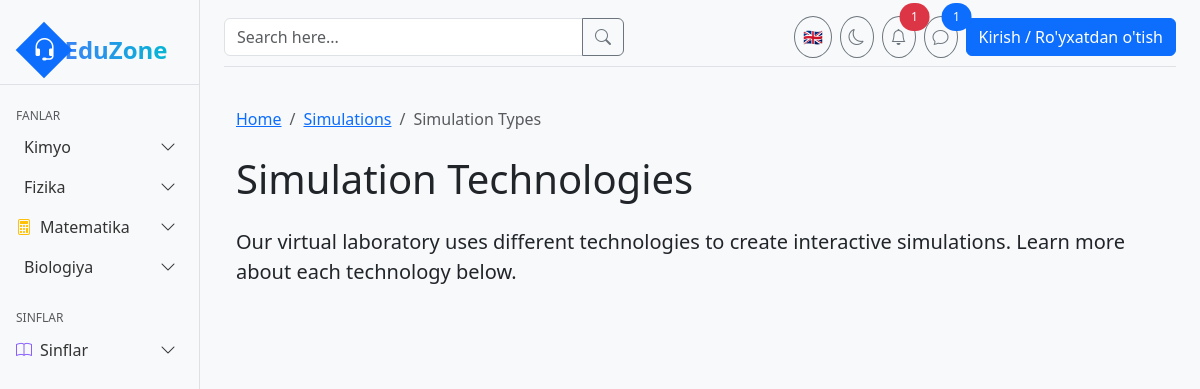
The app's page /api/simlab/types/, older data.
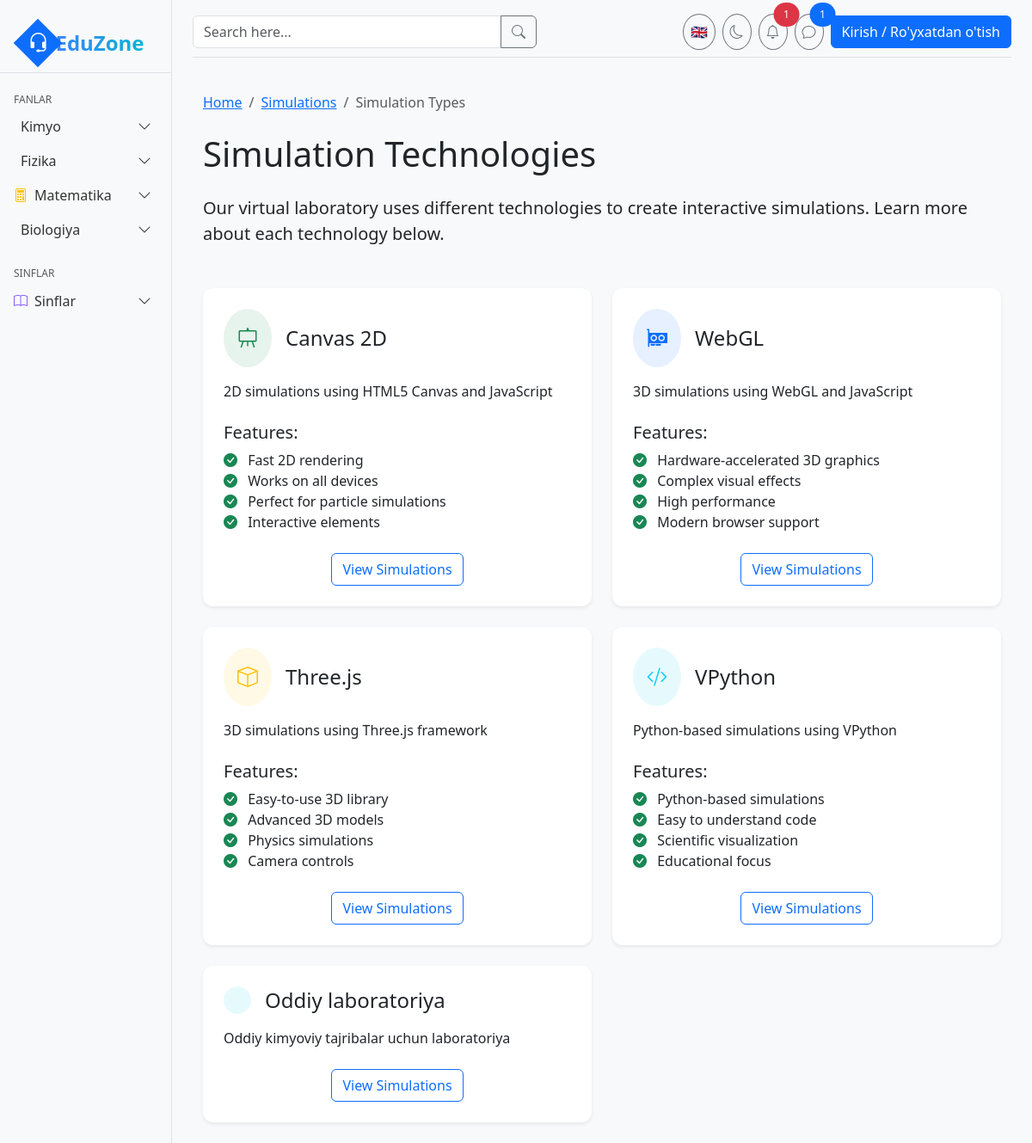
The same page, newer data.
### simlab/models.py (models this page shows, shortened)
class SimulationType(models.Model):
    name = models.CharField(max_length=100)
    slug = models.SlugField(unique=True)
    description = models.TextField(blank=True)
    icon = models.CharField(max_length=50, default="code")

### simlab/views.py (the view)
# urls.py: path('types/', views.simulation_types, name='types'),
def simulation_types(request):
    simulation_types = SimulationType.objects.all()
    return render(request, 'simlab/types.html', {
        'simulation_types': simulation_types,
    })

### templates/simlab/types.html (shortened to what this page needs)
{% extends 'base.html' %}
{% load static %}
{% block content %}
<div class="container-fluid py-4">
    <nav aria-label="breadcrumb" class="mb-4">
        <ol class="breadcrumb">
            <li class="breadcrumb-item"><a href="{% url 'home' %}">Home</a></li>
            <li class="breadcrumb-item"><a href="{% url 'simlab:home' %}">Simulations</a></li>
            <li class="breadcrumb-item active" aria-current="page">Simulation Types</li>
        </ol>
    </nav>
    <h1 class="mb-4">Simulation Technologies</h1>
    <p class="lead mb-5">Our virtual laboratory uses different technologies to create interactive simulations. Learn more about each technology below.</p>
    <div class="row g-4">
        {% for sim_type in simulation_types %}
        <div class="col-md-6">
            <div class="card h-100 border-0 shadow-sm">
                <div class="card-body p-4">
                    <div class="d-flex align-items-center mb-3">
                        <div class="rounded-circle p-3 me-3
                            {% if sim_type.slug == 'canvas-2d' %}bg-success bg-opacity-10
                            {% elif sim_type.slug == 'webgl' %}bg-primary bg-opacity-10
                            {% elif sim_type.slug == 'threejs' %}bg-warning bg-opacity-10
                            {% else %}bg-info bg-opacity-10{% endif %}">
                            <i class="bi bi-{{ sim_type.icon }}
                                {% if sim_type.slug == 'canvas-2d' %}text-success
                                {% elif sim_type.slug == 'webgl' %}text-primary
                                {% elif sim_type.slug == 'threejs' %}text-warning
                                {% else %}text-info{% endif %}"
                                style="font-size: 1.5rem;"></i>
                        </div>
                        <h2 class="h4 mb-0">{{ sim_type.name }}</h2>
                    </div>
                    <p class="mb-4">{{ sim_type.description }}</p>
                    {% if sim_type.slug == 'canvas-2d' %}
                    <div class="mb-4">
                        <h3 class="h5">Features:</h3>
                        <ul class="list-unstyled">
                            <li><i class="bi bi-check-circle-fill text-success me-2"></i> Fast 2D rendering</li>
                            <li><i class="bi bi-check-circle-fill text-success me-2"></i> Works on all devices</li>
                            <li><i class="bi bi-check-circle-fill text-success me-2"></i> Perfect for particle simulations</li>
                            <li><i class="bi bi-check-circle-fill text-success me-2"></i> Interactive elements</li>
                        </ul>
                    </div>
                    {% elif sim_type.slug == 'webgl' %}
                    <div class="mb-4">
                        <h3 class="h5">Features:</h3>
                        <ul class="list-unstyled">
                            <li><i class="bi bi-check-circle-fill text-success me-2"></i> Hardware-accelerated 3D graphics</li>
                            <li><i class="bi bi-check-circle-fill text-success me-2"></i> Complex visual effects</li>
                            <li><i class="bi bi-check-circle-fill text-success me-2"></i> High performance</li>
                            <li><i class="bi bi-check-circle-fill text-success me-2"></i> Modern browser support</li>
                        </ul>
                    </div>
                    {% elif sim_type.slug == 'threejs' %}
                    <div class="mb-4">
                        <h3 class="h5">Features:</h3>
                        <ul class="list-unstyled">
                            <li><i class="bi bi-check-circle-fill text-success me-2"></i> Easy-to-use 3D library</li>
                            <li><i class="bi bi-check-circle-fill text-success me-2"></i> Advanced 3D models</li>
                            <li><i class="bi bi-check-circle-fill text-success me-2"></i> Physics simulations</li>
                            <li><i class="bi bi-check-circle-fill text-success me-2"></i> Camera controls</li>
                        </ul>
                    </div>
                    {% elif sim_type.slug == 'vpython' %}
                    <div class="mb-4">
                        <h3 class="h5">Features:</h3>
                        <ul class="list-unstyled">
                            <li><i class="bi bi-check-circle-fill text-success me-2"></i> Python-based simulations</li>
                            <li><i class="bi bi-check-circle-fill text-success me-2"></i> Easy to understand code</li>
                            <li><i class="bi bi-check-circle-fill text-success me-2"></i> Scientific visualization</li>
                            <li><i class="bi bi-check-circle-fill text-success me-2"></i> Educational focus</li>
                        </ul>
                    </div>
                    {% endif %}
                    <div class="text-center">
                        <a href="#" class="btn btn-outline-primary">View Simulations</a>
                    </div>
                </div>
            </div>
        </div>
        {% endfor %}
    </div>
</div>
{% endblock %}

### templates/base.html (shortened to what this page needs)
{% load static %}
{% load core_tags %}
<!DOCTYPE html>
<html lang="uz">
<head>
    <link href="https://cdn.jsdelivr.net/npm/bootstrap@5.3.0/dist/css/bootstrap.min.css" rel="stylesheet">
    <link rel="stylesheet" href="https://cdn.jsdelivr.net/npm/bootstrap-icons@1.11.1/font/bootstrap-icons.css">
    <link rel="stylesheet" href="/static/css/style.css">
</head>
<body>
    <div class="container-fluid">
        <div class="row">
            <div class="col-md-3 col-lg-2 d-md-block bg-light sidebar collapse" id="sidebarMenu">
                <div class="position-sticky pt-3">
                    <div class="d-flex align-items-center justify-content-center py-3 mb-3 border-bottom">
                        <a href="/" class="d-flex align-items-center text-decoration-none">
                            <div class="position-relative d-flex align-items-center justify-content-center me-2">
                                <div class="position-absolute bg-primary opacity-70" style="width: 40px; height: 40px; transform: rotate(45deg);"></div>
                                <i class="bi bi-headset text-white z-index-1" style="font-size: 24px;"></i>
                            </div>
                            <span class="fs-4 fw-bold text-gradient">EduZone</span>
                        </a>
                    </div>
                    <h6 class="sidebar-heading d-flex justify-content-between align-items-center px-3 mt-4 mb-1 text-muted">
                        <span>FANLAR</span>
                    </h6>
                    <ul class="nav flex-column">
                        <li class="nav-item">
                            <a class="nav-link d-flex align-items-center" data-bs-toggle="collapse" href="#kimyoSubmenu" role="button" aria-expanded="false">
                                <span>Kimyo</span>
                                <i class="bi bi-chevron-down ms-auto"></i>
                            </a>
                        </li>
                        <li class="nav-item">
                            <a class="nav-link d-flex align-items-center" data-bs-toggle="collapse" href="#fizikaSubmenu" role="button" aria-expanded="false">
                                <span>Fizika</span>
                                <i class="bi bi-chevron-down ms-auto"></i>
                            </a>
                        </li>
                        <li class="nav-item">
                            <a class="nav-link d-flex align-items-center" data-bs-toggle="collapse" href="#matematikaSubmenu" role="button" aria-expanded="false">
                                <i class="bi bi-calculator text-warning me-2"></i>
                                <span>Matematika</span>
                                <i class="bi bi-chevron-down ms-auto"></i>
                            </a>
                        </li>
                        <li class="nav-item">
                            <a class="nav-link d-flex align-items-center" data-bs-toggle="collapse" href="#biologiyaSubmenu" role="button" aria-expanded="false">
                                <span>Biologiya</span>
                                <i class="bi bi-chevron-down ms-auto"></i>
                            </a>
                        </li>
                    </ul>
                    <h6 class="sidebar-heading d-flex justify-content-between align-items-center px-3 mt-4 mb-1 text-muted">
                        <span>SINFLAR</span>
                    </h6>
                    <ul class="nav flex-column">
                        <li class="nav-item">
                            <a class="nav-link d-flex align-items-center" data-bs-toggle="collapse" href="#sinflarSubmenu" role="button" aria-expanded="false">
                                <i class="bi bi-book text-purple me-2"></i>
                                <span>Sinflar</span>
                                <i class="bi bi-chevron-down ms-auto"></i>
                            </a>
                        </li>
                    </ul>
                </div>
            </div>
            <main class="col-md-9 ms-sm-auto col-lg-10 px-md-4">
                <div class="d-flex justify-content-between flex-wrap flex-md-nowrap align-items-center pt-3 pb-2 mb-3 border-bottom">
                    <div class="flex-grow-1 d-flex">
                        <div class="input-group" style="max-width: 400px;">
                            <input type="text" class="form-control" placeholder="Search here...">
                            <button class="btn btn-outline-secondary" type="button">
                                <i class="bi bi-search"></i>
                            </button>
                        </div>
                    </div>
                    <div class="d-flex align-items-center">
                        <div class="dropdown me-2">
                            <button class="btn btn-outline-secondary rounded-circle p-2" type="button" id="languageDropdown" data-bs-toggle="dropdown" aria-expanded="false">
                                <span>🇬🇧</span>
                            </button>
                        </div>
                        <button class="btn btn-outline-secondary rounded-circle p-2 me-2" type="button">
                            <i class="bi bi-moon"></i>
                        </button>
                        <button class="btn btn-outline-secondary rounded-circle p-2 me-2 position-relative" type="button">
                            <i class="bi bi-bell"></i>
                            <span class="position-absolute top-0 start-100 translate-middle badge rounded-pill bg-danger">
                                1
                            </span>
                        </button>
                        <button class="btn btn-outline-secondary rounded-circle p-2 me-2 position-relative" type="button">
                            <i class="bi bi-chat"></i>
                            <span class="position-absolute top-0 start-100 translate-middle badge rounded-pill bg-primary">
                                1
                            </span>
                        </button>
                        {% if user.is_authenticated %}
                        <div class="dropdown">
                            <a href="#" class="d-flex align-items-center text-decoration-none dropdown-toggle" id="userDropdown" data-bs-toggle="dropdown" aria-expanded="false">
                                <div class="me-2">
                                    <div>{{ user.get_full_name }}</div>
                                    <div class="text-muted small">{{ user.profile.school }}</div>
                                </div>
                            </a>
                            <ul class="dropdown-menu dropdown-menu-end" aria-labelledby="userDropdown">
                                <li><a class="dropdown-item" href="{% url 'profile' %}">Profile</a></li>
                                <li><a class="dropdown-item" href="#">Settings</a></li>
                                <li><hr class="dropdown-divider"></li>
                                <li><a class="dropdown-item" href="#">Sign out</a></li>
                            </ul>
                        </div>
                        {% else %}
                        <a href="{% url 'login' %}" class="btn btn-primary">Kirish / Ro'yxatdan o'tish</a>
                        {% endif %}
                    </div>
                </div>
                {% block content %}{% endblock %}
            </main>
        </div>
    </div>
</body>
</html>

### static/css/style.css (style rules this page uses)
body { min-height: 100vh; background-color: #f8f9fa; }
.z-index-1 { z-index: 1; }
.text-gradient { background: linear-gradient(90deg, #3b82f6, #06b6d4); -webkit-background-clip: text; background-clip: text; color: transparent; }
.sidebar { position: fixed; top: 0; bottom: 0; left: 0; z-index: 100; padding: 0; box-shadow: inset -1px 0 0 rgba(0, 0, 0, 0.1); }
.sidebar-heading { font-size: .75rem; text-transform: uppercase; }
.sidebar .nav-link { font-weight: 500; color: #333; padding: 0.5rem 1rem; border-radius: 0.375rem; }
.sidebar .nav-link i { margin-right: 0.5rem; }
.text-purple { color: #8960ff; }
.card { border-radius: 0.75rem; transition: transform 0.2s ease, box-shadow 0.2s ease; }
.badge { padding: 0.5rem 0.75rem; font-weight: 500; }

Row changes from the older to the newer data that the page shows:
added SimulationType: name "Canvas 2D", description "2D simulations using HTML5 Canvas and JavaScript", shows "Features:", slug "canvas-2d" (drawn)
added SimulationType: name "WebGL", description "3D simulations using WebGL and JavaScript", shows "Features:", slug "webgl" (drawn)
added SimulationType: name "Three.js", description "3D simulations using Three.js framework", shows "Features:", slug "threejs" (drawn)
added SimulationType: name "VPython", description "Python-based simulations using VPython", shows "Features:", slug "vpython" (drawn)
added SimulationType: name "Oddiy laboratoriya", description "Oddiy kimyoviy tajribalar uchun laboratoriya"
